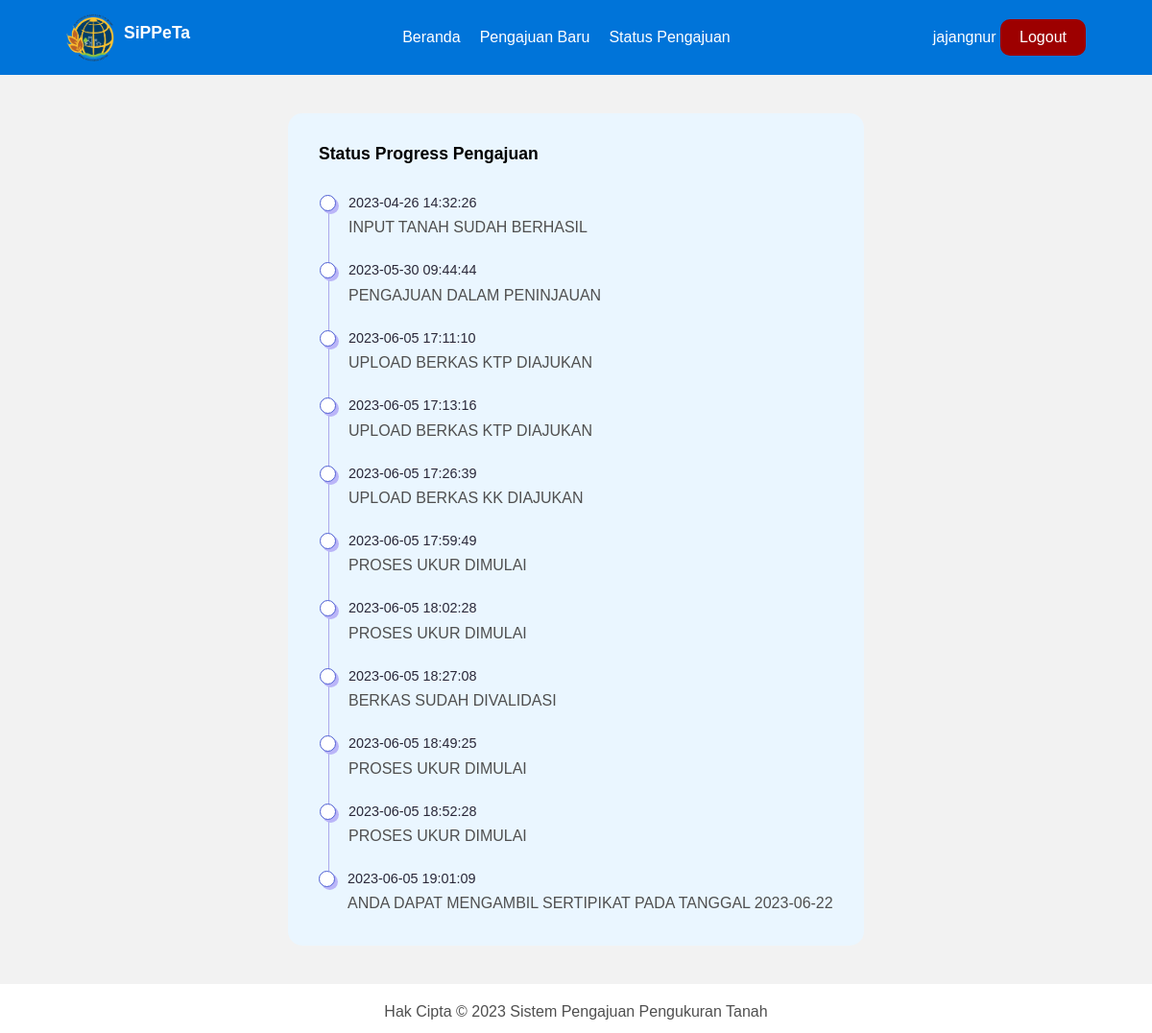
Page /users/cek-status.php (signed in) on the committed database.
### tables this page shows
CREATE TABLE `status` (
  `id_status` int(11) NOT NULL,
  `id_user` int(11) NOT NULL,
  `waktu` datetime NOT NULL,
  `keterangan` text NOT NULL
);

### class/Tanah.php (called while the page is built, shortened)
<?php
class Tanah{
    public function cekStatus($id_user){
        require('db_config.php');
        $sql = "SELECT * FROM status WHERE id_user='$id_user'";
		$result = mysqli_query($conn, $sql);
        if(mysqli_num_rows($result) > 0){
            return $result;
        }else{
            return false;
        }
    }
}

### users/cek-status.php (the view, shortened to what this page needs)
<?php
require_once('../class/Tanah.php');
$tanah = new Tanah();
$status = $tanah->cekStatus($_SESSION['id']);
?>
<!DOCTYPE html>
<html>
<head>
	<link rel="stylesheet" type="text/css" href="<?= ROOT_PATH?>/assets/css/landing.css">
	<link rel="stylesheet" type="text/css" href="<?= ROOT_PATH?>/assets/css/status-pengajuan.css">
</head>
<body>
    <?php include('../assets/components/nav.php'); ?>
	<main>
        <div class="container">
            <div class="wrapper">
                <h1> Status Progress Pengajuan</h1>
                <ul class="sessions">
                    <?php foreach($status as $item) :?>
                        <li>
                            <div class="time"><?= $item['waktu'] ?></div>
                            <p><?= $item['keterangan'] ?></p>
                        </li>
                    <?php endforeach ?>
                </ul>
            </div>
        </div>
	</main>
	<footer>
		<p>Hak Cipta &copy; 2023 Sistem Pengajuan Pengukuran Tanah</p>
	</footer>
</body>
</html>

### assets/css/landing.css (style rules this page uses)
* { margin: 0; padding: 0; box-sizing: border-box; }
body { font-family: Arial, sans-serif; background-color: #f2f2f2; }
.container { width: 90%; margin: 0 auto; }
footer { background-color: #fff; text-align: center; padding: 10px; }
main { min-height: 85vh; padding: 20px 0; }

### assets/css/status-pengajuan.css (style rules this page uses)
.sessions, .sessions li { list-style: none; padding: 0; }
.wrapper { background: #eaf6ff; padding: 2rem; border-radius: 15px; margin: 20px auto; width: 50vw; }
h1 { font-size: 1.1rem; font-family: sans-serif; }
.sessions { margin-top: 2rem; border-radius: 12px; position: relative; }
.sessions li { padding-bottom: 1.5rem; border-left: 1px solid #abaaed; position: relative; padding-left: 20px; margin-left: 10px; }
.sessions li:last-child { border: 0px; padding-bottom: 0; }
.sessions li:before { content: ""; width: 15px; height: 15px; background: white; border: 1px solid #4e5ed3; box-shadow: 3px 3px 0px #bab5f8; box-shadow: 3px 3px 0px #bab5f8; border-radius: 50%; position: absolute; left: -10px; top: 0px; }
.time { color: #2a2839; font-family: "Poppins", sans-serif; font-weight: 500; }
@media screen and (min-width: 601px) { .time { font-size: 0.9rem; } }
p { color: #4f4f4f; font-family: sans-serif; line-height: 1.5; margin-top: 0.4rem; }

### rows in the picture
status: waktu "2023-04-26 14:32:26", keterangan "INPUT TANAH SUDAH BERHASIL"
status: waktu "2023-05-30 09:44:44", keterangan "PENGAJUAN DALAM PENINJAUAN"
status: waktu "2023-06-05 17:11:10", keterangan "UPLOAD BERKAS KTP DIAJUKAN"
status: waktu "2023-06-05 17:13:16", keterangan "UPLOAD BERKAS KTP DIAJUKAN"
status: waktu "2023-06-05 17:26:39", keterangan "UPLOAD BERKAS KK DIAJUKAN"
status: waktu "2023-06-05 17:59:49", keterangan "PROSES UKUR DIMULAI"
status: waktu "2023-06-05 18:02:28", keterangan "PROSES UKUR DIMULAI"
status: waktu "2023-06-05 18:27:08", keterangan "BERKAS SUDAH DIVALIDASI"
status: waktu "2023-06-05 18:49:25", keterangan "PROSES UKUR DIMULAI"
status: waktu "2023-06-05 18:52:28", keterangan "PROSES UKUR DIMULAI"
status: waktu "2023-06-05 19:01:09", keterangan "ANDA DAPAT MENGAMBIL SERTIPIKAT PADA TANGGAL 2023-06-22"

### other values in the picture
$_SESSION['username'] "jajangnur"
